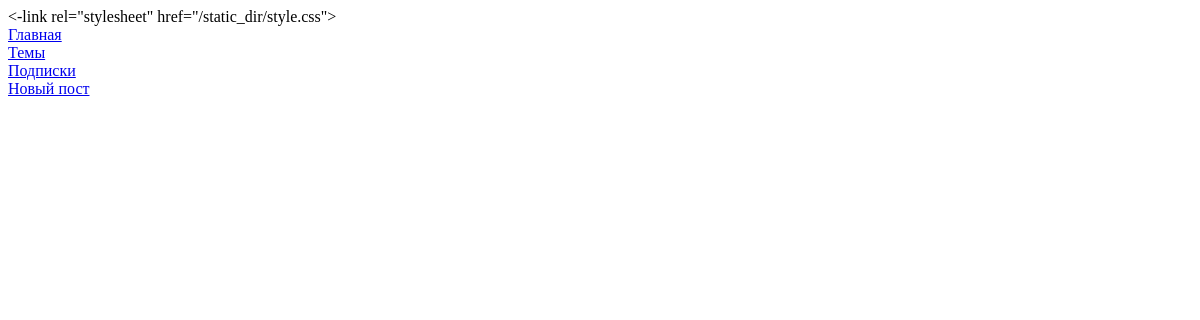
Before: /index (signed in) with the older database file.
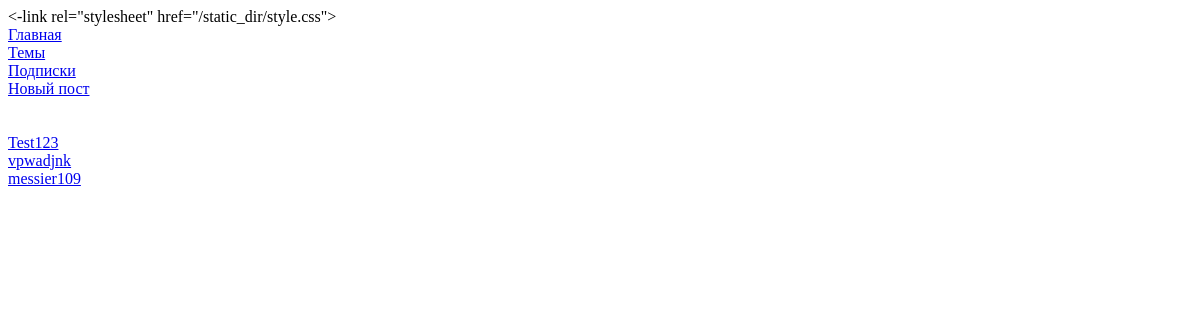
After: the same page with the newer database file.
### app/models.py (models this page shows, shortened)
class Post(db.Model):
    id = db.Column(db.Integer, primary_key=True)
    title = db.Column(db.String(64), nullable=False, default='Ошибка')
    body = db.Column(db.Text(1000), nullable=False, default='Ошибка')
    timestamp = db.Column(db.DateTime, index=True, default=datetime.utcnow)
    user_id = db.Column(db.Integer, db.ForeignKey('user.id'))
    def __repr__(self):
        return self.body

class User(UserMixin, db.Model):
    id = db.Column(db.Integer, primary_key=True)
    username = db.Column(db.String(64), index=True, unique=True)
    last_seen = db.Column(db.DateTime, default=datetime.utcnow)
    email = db.Column(db.String(120), index=True, unique=True)
    password_hash = db.Column(db.String(128))
    posts = db.relationship('Post', backref='author', lazy='dynamic')
    @login.user_loader
    def load_user(id):
    	return User.query.get(int(id))

### app/routes.py (the view)
@app.route('/')
@app.route('/index')
def index():
	posts = Post.query.order_by(Post.timestamp.desc()).all()
	print(posts)
	return render_template('index.html', posts=posts, current_user=current_user)

### app/routes.py (called while the page is built)
@app.before_request
def before_request():
	if current_user.is_authenticated:
		current_user.last_seen = datetime.utcnow()
		db.session.commit()

### app/templates/index.html (shortened to what this page needs)
{% extends "base.html" %}
{% block content %}
<div class="blogread">
    <div class="blogread__columns">
        {% for post in posts %}
        <div class="blogread__column">
            <div class="column__content">
                <div class="content__title"><a href="{{ url_for('post', post_id=post.id) }}">{{ post.title }}</a></div>
                <div class="content__text"><a href="{{ url_for('post', post_id=post.id) }}">{{ post.body }}</a></div>
                <div class="content__author" ><a href="{{ url_for('user', username=post.author.username) }}">{{ post.author.username }}</a></div>
            </div>
        </div>
        {% endfor %}
    </div>
</div>
{% endblock %}

### app/templates/base.html (shortened to what this page needs)
<!DOCTYPE html>
<html lang="en">
<head>
    <-link rel="stylesheet" href="{{ url_for('static', filename='style.css') }}">
</head>
<body>
    <div class="navbar">
        <div class="navbar__Main">
            <a href="{{ url_for('index') }}" class="navbar__Main__Text">Главная</a>
        </div>
        <div class="navbar__Themes">
            <a href="{{ url_for('themes') }}" class="navbar__Themes__Text">Темы</a>
        </div>
        <div class="navbar__Subscribes">
            <a href="{{ url_for('subs') }}" class="navbar__Subscribes__Text">Подписки</a>
        </div>
        <div class="navbar__NewPost"><a href="{{ url_for('new_post') }}" class="navbar__NewPost__Text">Новый пост</a>
        </div>
        <div class="navbar__Search">
        </div>
        <div class="navbar__Profile">
        </div>
    </div>
    {% block content %}
    {% endblock %}
</body>
</html>

Changed rows visible on the page:
added Post: title "Test123", body "vpwadjnk", author.username "messier109"
